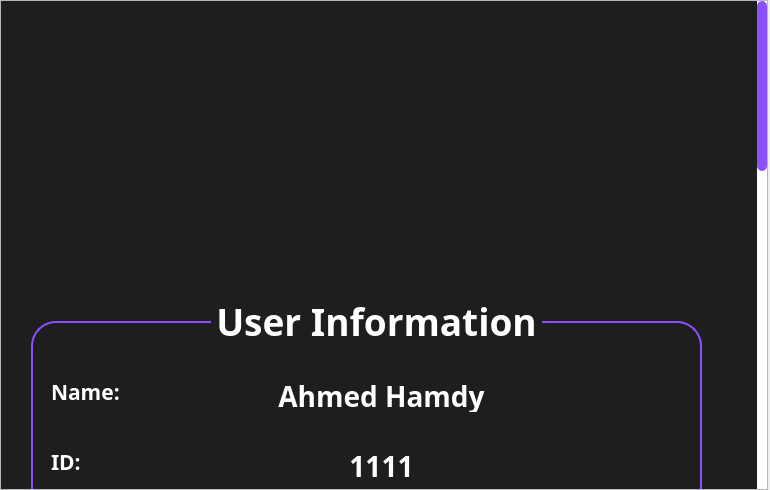
<?xml version="1.0" encoding="UTF-8"?>
<ui version="4.0">
 <class>userProfileClass</class>
 <widget class="QWidget" name="userProfileClass">
  <property name="geometry">
   <rect>
    <x>0</x>
    <y>0</y>
    <width>770</width>
    <height>490</height>
   </rect>
  </property>
  <property name="windowTitle">
   <string>Form</string>
  </property>
  <widget class="QScrollArea" name="scrollArea">
   <property name="geometry">
    <rect>
     <x>0</x>
     <y>0</y>
     <width>768</width>
     <height>490</height>
    </rect>
   </property>
   <property name="styleSheet">
    <string notr="true">QScrollBar:vertical {
    background: white;
    width: 10px;
    margin: 0px;
}

QScrollBar::handle:vertical {
    background: #8B50FF;
    border-radius: 5px;
    min-height: 10px;
}

QScrollBar::add-line:vertical,
QScrollBar::sub-line:vertical {
    height: 0px;
}
</string>
   </property>
   <property name="verticalScrollBarPolicy">
    <enum>Qt::ScrollBarPolicy::ScrollBarAlwaysOn</enum>
   </property>
   <property name="horizontalScrollBarPolicy">
    <enum>Qt::ScrollBarPolicy::ScrollBarAlwaysOff</enum>
   </property>
   <property name="widgetResizable">
    <bool>true</bool>
   </property>
   <widget class="QWidget" name="scrollAreaWidgetContents">
    <property name="geometry">
     <rect>
      <x>0</x>
      <y>0</y>
      <width>756</width>
      <height>1400</height>
     </rect>
    </property>
    <property name="minimumSize">
     <size>
      <width>751</width>
      <height>1400</height>
     </size>
    </property>
    <property name="styleSheet">
     <string notr="true"> background-color:#1e1e1e; 
color:white;</string>
    </property>
    <widget class="QLabel" name="profilePicture">
     <property name="geometry">
      <rect>
       <x>270</x>
       <y>50</y>
       <width>201</width>
       <height>201</height>
      </rect>
     </property>
     <property name="styleSheet">
      <string notr="true">background-color:transparent;
border-radius: 70px;
</string>
     </property>
     <property name="text">
      <string/>
     </property>
     <property name="pixmap">
      <pixmap>assets/defaultProfile.png</pixmap>
     </property>
     <property name="scaledContents">
      <bool>true</bool>
     </property>
    </widget>
    <widget class="QLabel" name="nameLabel">
     <property name="geometry">
      <rect>
       <x>50</x>
       <y>370</y>
       <width>71</width>
       <height>41</height>
      </rect>
     </property>
     <property name="font">
      <font>
       <family>Futura</family>
       <pointsize>16</pointsize>
       <bold>true</bold>
      </font>
     </property>
     <property name="text">
      <string>Name: </string>
     </property>
    </widget>
    <widget class="QLabel" name="idLabel">
     <property name="geometry">
      <rect>
       <x>50</x>
       <y>440</y>
       <width>31</width>
       <height>41</height>
      </rect>
     </property>
     <property name="font">
      <font>
       <family>Futura</family>
       <pointsize>16</pointsize>
       <bold>true</bold>
      </font>
     </property>
     <property name="text">
      <string>ID:</string>
     </property>
    </widget>
    <widget class="QLabel" name="dobLabel">
     <property name="geometry">
      <rect>
       <x>50</x>
       <y>510</y>
       <width>151</width>
       <height>41</height>
      </rect>
     </property>
     <property name="font">
      <font>
       <family>Futura</family>
       <pointsize>16</pointsize>
       <bold>true</bold>
      </font>
     </property>
     <property name="text">
      <string>Date Of Birth:</string>
     </property>
    </widget>
    <widget class="QLabel" name="infoLabel">
     <property name="geometry">
      <rect>
       <x>210</x>
       <y>300</y>
       <width>331</width>
       <height>41</height>
      </rect>
     </property>
     <property name="font">
      <font>
       <family>Futura</family>
       <pointsize>28</pointsize>
       <bold>true</bold>
      </font>
     </property>
     <property name="styleSheet">
      <string notr="true"> background-color:#1e1e1e; </string>
     </property>
     <property name="text">
      <string>User Information</string>
     </property>
     <property name="alignment">
      <set>Qt::AlignmentFlag::AlignCenter</set>
     </property>
    </widget>
    <widget class="QLabel" name="frameInfo">
     <property name="geometry">
      <rect>
       <x>30</x>
       <y>320</y>
       <width>671</width>
       <height>291</height>
      </rect>
     </property>
     <property name="styleSheet">
      <string notr="true">border-radius: 25px;
border: 2px solid #8B50FF;
</string>
     </property>
     <property name="text">
      <string/>
     </property>
    </widget>
    <widget class="QLabel" name="subLabel">
     <property name="geometry">
      <rect>
       <x>220</x>
       <y>650</y>
       <width>331</width>
       <height>41</height>
      </rect>
     </property>
     <property name="font">
      <font>
       <family>Futura</family>
       <pointsize>28</pointsize>
       <bold>true</bold>
      </font>
     </property>
     <property name="styleSheet">
      <string notr="true"> background-color:#1e1e1e; </string>
     </property>
     <property name="text">
      <string>Subscription</string>
     </property>
     <property name="alignment">
      <set>Qt::AlignmentFlag::AlignCenter</set>
     </property>
    </widget>
    <widget class="QLabel" name="frameSub">
     <property name="geometry">
      <rect>
       <x>30</x>
       <y>660</y>
       <width>671</width>
       <height>191</height>
      </rect>
     </property>
     <property name="styleSheet">
      <string notr="true">border-radius: 25px;
border: 2px solid #8B50FF;
</string>
     </property>
     <property name="text">
      <string/>
     </property>
    </widget>
    <widget class="QLabel" name="currentLabel">
     <property name="geometry">
      <rect>
       <x>70</x>
       <y>730</y>
       <width>231</width>
       <height>41</height>
      </rect>
     </property>
     <property name="font">
      <font>
       <family>Futura</family>
       <pointsize>16</pointsize>
       <bold>true</bold>
      </font>
     </property>
     <property name="text">
      <string>Current Subscription:</string>
     </property>
    </widget>
    <widget class="QPushButton" name="viewPlans">
     <property name="geometry">
      <rect>
       <x>460</x>
       <y>810</y>
       <width>80</width>
       <height>24</height>
      </rect>
     </property>
     <property name="font">
      <font>
       <family>Futura</family>
       <bold>true</bold>
      </font>
     </property>
     <property name="styleSheet">
      <string notr="true">QPushButton {
    background-color: #8B50FF; 
    color: white;
    border: 2px solid #2c2c2c;
    border-radius: 6px;
}

QPushButton:hover {
    background-color: #6F3FCC ; 
    border: 2px solid #8B50FF ;
    color: white;
}

QPushButton:pressed {
    background-color: #4B2A99; 
}</string>
     </property>
     <property name="text">
      <string>View Plans</string>
     </property>
    </widget>
    <widget class="QPushButton" name="Cancel">
     <property name="geometry">
      <rect>
       <x>179</x>
       <y>810</y>
       <width>131</width>
       <height>24</height>
      </rect>
     </property>
     <property name="font">
      <font>
       <family>Futura</family>
       <bold>true</bold>
      </font>
     </property>
     <property name="styleSheet">
      <string notr="true">QPushButton {
    background-color: #8B50FF; 
    color: white;
    border: 2px solid #2c2c2c;
    border-radius: 6px;
}

QPushButton:hover {
    background-color: #FF0000;    
    border: 2px solid #FF0000;
    color: white;
}

QPushButton:pressed {
    background-color: #c0392b;
}</string>
     </property>
     <property name="text">
      <string>Cancel Subscription</string>
     </property>
    </widget>
    <widget class="QLabel" name="frameClass">
     <property name="geometry">
      <rect>
       <x>30</x>
       <y>900</y>
       <width>671</width>
       <height>191</height>
      </rect>
     </property>
     <property name="styleSheet">
      <string notr="true">border-radius: 25px;
border: 2px solid #8B50FF;
</string>
     </property>
     <property name="text">
      <string/>
     </property>
    </widget>
    <widget class="QLabel" name="classLabel">
     <property name="geometry">
      <rect>
       <x>220</x>
       <y>890</y>
       <width>331</width>
       <height>41</height>
      </rect>
     </property>
     <property name="font">
      <font>
       <family>Futura</family>
       <pointsize>28</pointsize>
       <bold>true</bold>
      </font>
     </property>
     <property name="styleSheet">
      <string notr="true"> background-color:#1e1e1e; </string>
     </property>
     <property name="text">
      <string>Classes</string>
     </property>
     <property name="alignment">
      <set>Qt::AlignmentFlag::AlignCenter</set>
     </property>
    </widget>
    <widget class="QLabel" name="frameCourt">
     <property name="geometry">
      <rect>
       <x>40</x>
       <y>1140</y>
       <width>671</width>
       <height>191</height>
      </rect>
     </property>
     <property name="styleSheet">
      <string notr="true">border-radius: 25px;
border: 2px solid #8B50FF;
</string>
     </property>
     <property name="text">
      <string/>
     </property>
    </widget>
    <widget class="QLabel" name="courtsLabel">
     <property name="geometry">
      <rect>
       <x>230</x>
       <y>1130</y>
       <width>331</width>
       <height>41</height>
      </rect>
     </property>
     <property name="font">
      <font>
       <family>Futura</family>
       <pointsize>28</pointsize>
       <bold>true</bold>
      </font>
     </property>
     <property name="styleSheet">
      <string notr="true"> background-color:#1e1e1e; </string>
     </property>
     <property name="text">
      <string>Courts</string>
     </property>
     <property name="alignment">
      <set>Qt::AlignmentFlag::AlignCenter</set>
     </property>
    </widget>
    <widget class="QLabel" name="Name">
     <property name="geometry">
      <rect>
       <x>260</x>
       <y>380</y>
       <width>241</width>
       <height>31</height>
      </rect>
     </property>
     <property name="font">
      <font>
       <family>Futura</family>
       <pointsize>21</pointsize>
       <bold>true</bold>
      </font>
     </property>
     <property name="text">
      <string>Ahmed Hamdy</string>
     </property>
     <property name="alignment">
      <set>Qt::AlignmentFlag::AlignCenter</set>
     </property>
    </widget>
    <widget class="QLabel" name="ID">
     <property name="geometry">
      <rect>
       <x>260</x>
       <y>450</y>
       <width>241</width>
       <height>31</height>
      </rect>
     </property>
     <property name="font">
      <font>
       <family>Futura</family>
       <pointsize>21</pointsize>
       <bold>true</bold>
      </font>
     </property>
     <property name="text">
      <string>1111</string>
     </property>
     <property name="alignment">
      <set>Qt::AlignmentFlag::AlignCenter</set>
     </property>
    </widget>
    <widget class="QLabel" name="DOB">
     <property name="geometry">
      <rect>
       <x>270</x>
       <y>510</y>
       <width>241</width>
       <height>31</height>
      </rect>
     </property>
     <property name="font">
      <font>
       <family>Futura</family>
       <pointsize>21</pointsize>
       <bold>true</bold>
      </font>
     </property>
     <property name="text">
      <string>13/12/2004</string>
     </property>
     <property name="alignment">
      <set>Qt::AlignmentFlag::AlignCenter</set>
     </property>
    </widget>
    <widget class="QLabel" name="Plan">
     <property name="geometry">
      <rect>
       <x>330</x>
       <y>740</y>
       <width>241</width>
       <height>31</height>
      </rect>
     </property>
     <property name="font">
      <font>
       <family>Futura</family>
       <pointsize>21</pointsize>
       <bold>true</bold>
      </font>
     </property>
     <property name="text">
      <string>Yearly - VIP</string>
     </property>
     <property name="alignment">
      <set>Qt::AlignmentFlag::AlignCenter</set>
     </property>
    </widget>
    <widget class="QScrollArea" name="scrollAreaClass">
     <property name="geometry">
      <rect>
       <x>40</x>
       <y>940</y>
       <width>651</width>
       <height>141</height>
      </rect>
     </property>
     <property name="styleSheet">
      <string notr="true">QScrollBar:vertical {
    background: white;
    width: 10px;
    margin: 0px;
}

QScrollBar::handle:vertical {
    background: #8B50FF;
    border-radius: 5px;
    min-height: 10px;
}

QScrollBar::add-line:vertical,
QScrollBar::sub-line:vertical {
    height: 0px;
}
</string>
     </property>
     <property name="widgetResizable">
      <bool>true</bool>
     </property>
     <widget class="QWidget" name="scrollAreaWidgetContents_2">
      <property name="geometry">
       <rect>
        <x>0</x>
        <y>0</y>
        <width>649</width>
        <height>139</height>
       </rect>
      </property>
     </widget>
    </widget>
    <widget class="QScrollArea" name="scrollAreaCourt">
     <property name="geometry">
      <rect>
       <x>50</x>
       <y>1180</y>
       <width>651</width>
       <height>141</height>
      </rect>
     </property>
     <property name="styleSheet">
      <string notr="true">QScrollBar:vertical {
    background: white;
    width: 10px;
    margin: 0px;
}

QScrollBar::handle:vertical {
    background: #8B50FF;
    border-radius: 5px;
    min-height: 10px;
}

QScrollBar::add-line:vertical,
QScrollBar::sub-line:vertical {
    height: 0px;
}
</string>
     </property>
     <property name="widgetResizable">
      <bool>true</bool>
     </property>
     <widget class="QWidget" name="scrollAreaWidgetContents_4">
      <property name="geometry">
       <rect>
        <x>0</x>
        <y>0</y>
        <width>649</width>
        <height>139</height>
       </rect>
      </property>
     </widget>
    </widget>
    <widget class="QLabel" name="messageClass">
     <property name="geometry">
      <rect>
       <x>80</x>
       <y>950</y>
       <width>561</width>
       <height>121</height>
      </rect>
     </property>
     <property name="font">
      <font>
       <family>Futura</family>
       <pointsize>16</pointsize>
      </font>
     </property>
     <property name="styleSheet">
      <string notr="true">color:white;
background-color:transparent;</string>
     </property>
     <property name="text">
      <string>No booked classes at the moment</string>
     </property>
     <property name="alignment">
      <set>Qt::AlignmentFlag::AlignCenter</set>
     </property>
    </widget>
    <widget class="QLabel" name="messageCourt">
     <property name="geometry">
      <rect>
       <x>90</x>
       <y>1190</y>
       <width>561</width>
       <height>121</height>
      </rect>
     </property>
     <property name="font">
      <font>
       <family>Futura</family>
       <pointsize>16</pointsize>
      </font>
     </property>
     <property name="styleSheet">
      <string notr="true">color:white;
background-color:transparent;</string>
     </property>
     <property name="text">
      <string>No booked padel courts at the moment</string>
     </property>
     <property name="alignment">
      <set>Qt::AlignmentFlag::AlignCenter</set>
     </property>
    </widget>
    <zorder>frameSub</zorder>
    <zorder>frameInfo</zorder>
    <zorder>profilePicture</zorder>
    <zorder>nameLabel</zorder>
    <zorder>idLabel</zorder>
    <zorder>dobLabel</zorder>
    <zorder>infoLabel</zorder>
    <zorder>subLabel</zorder>
    <zorder>currentLabel</zorder>
    <zorder>viewPlans</zorder>
    <zorder>Cancel</zorder>
    <zorder>frameClass</zorder>
    <zorder>classLabel</zorder>
    <zorder>frameCourt</zorder>
    <zorder>courtsLabel</zorder>
    <zorder>Name</zorder>
    <zorder>ID</zorder>
    <zorder>DOB</zorder>
    <zorder>Plan</zorder>
    <zorder>scrollAreaClass</zorder>
    <zorder>scrollAreaCourt</zorder>
    <zorder>messageClass</zorder>
    <zorder>messageCourt</zorder>
   </widget>
  </widget>
 </widget>
 <resources/>
 <connections/>
</ui>
